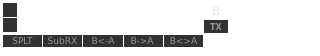
       <widget class="QWidget" name="widget_12" native="true">
        <property name="minimumSize">
         <size>
          <width>320</width>
          <height>0</height>
         </size>
        </property>
        <property name="maximumSize">
         <size>
          <width>16777215</width>
          <height>16777215</height>
         </size>
        </property>
        <property name="styleSheet">
         <string notr="true">QWidget {
background-color: transparent;
}

QPushButton { /* all types of tool button */ 
color: #969696;
border: 0px solid #2e3236; /*#848584;*/
border-radius: 0px;
background-color: #323232;
}

QPushButton:hover { /* all types of tool button */
color: #C8C8C8;
border: 1px solid #a75e16; /*#848584;*/
border-radius: 0px;
background-color:#646464;
}

QPushButton:pressed {
background-color: #998A23;
color: WHITE;
border: 0px solid #124159;
}

QPushButton::checked {
background-color: #998A23;
color: WHITE;
border: 0px solid #124159;
}

/* the subcontrols below are used only in the MenuButtonPopup mode */
QPushButton::menu-button {
border: 1px solid gray;
border-top-right-radius: 6px;
border-bottom-right-radius: 6px;
/* 16px width + 4px for border = 20px allocated above */
width: 16px;
}

QPushButton::menu-arrow {
image: url(downarrow.png);
}

QPushButton::menu-arrow:open {
top: 1px; left: 1px; /* shift it a bit */
}

QToolButton { /* all types of tool button */ 
color:  #F9CEB8; /*#00FF00;*/
border: 1px solid  #F9CEB8; /*#00B000;*/
border-radius: 0px;
/*background-color: qlineargradient(x1: 0, y1: 0, x2: 0, y2: 1,
stop: 0 #e7e7e7, stop:0.45 #c8c9c9, stop:0.5 #bcbebc, stop: 1 #818382);*/
}

QToolButton:hover { /* all types of tool button */
color: white;
border: 1px solid #F9CEB8; /* green;*/
}

QToolButton:pressed {
color:  white; /*#00FF00;*/
border: 1px solid  #F9CEB8; /*#00B000;*/
}

QToolButton:checked {
color:  #F9CEB8; /*#00FF00;*/
border: 1px solid  #F9CEB8; /*#00B000;*/

}</string>
        </property>
        <widget class="QWidget" name="gridWidget_2" native="true">
         <property name="geometry">
          <rect>
           <x>3</x>
           <y>35</y>
           <width>200</width>
           <height>12</height>
          </rect>
         </property>
         <property name="styleSheet">
          <string notr="true">QPushButton {
border: 0px solid #000000;
border-radius: 0px;
background-color:#323232;
color: #969696;
}

QPushButton:hover {
background-color: #646464;
color: #C8C8C8;
}

QPushButton:disabled {
color: #787878;
}

QPushButton:pressed {
background-color: #998A23;
color: #FFFFFF;
}

QPushButton::checked {
background-color: #007D00;
color: #FFFFFF;
}</string>
         </property>
         <layout class="QGridLayout" name="gridLayout_7">
          <property name="horizontalSpacing">
           <number>1</number>
          </property>
          <property name="verticalSpacing">
           <number>0</number>
          </property>
          <property name="margin">
           <number>0</number>
          </property>
          <item row="1" column="2">
           <widget class="QPushButton" name="pbAtoB">
            <property name="minimumSize">
             <size>
              <width>0</width>
              <height>12</height>
             </size>
            </property>
            <property name="maximumSize">
             <size>
              <width>80</width>
              <height>12</height>
             </size>
            </property>
            <property name="font">
             <font>
              <family>Verdana</family>
              <pointsize>7</pointsize>
             </font>
            </property>
            <property name="toolTip">
             <string>Copy VFO A to VFO B</string>
            </property>
            <property name="text">
             <string>B&lt;-A</string>
            </property>
            <property name="checkable">
             <bool>false</bool>
            </property>
            <property name="checked">
             <bool>false</bool>
            </property>
           </widget>
          </item>
          <item row="1" column="0">
           <widget class="QPushButton" name="pbSplit">
            <property name="minimumSize">
             <size>
              <width>0</width>
              <height>12</height>
             </size>
            </property>
            <property name="maximumSize">
             <size>
              <width>80</width>
              <height>12</height>
             </size>
            </property>
            <property name="font">
             <font>
              <family>Verdana</family>
              <pointsize>7</pointsize>
             </font>
            </property>
            <property name="toolTip">
             <string>Enable Split Mode</string>
            </property>
            <property name="text">
             <string> SPLT </string>
            </property>
            <property name="checkable">
             <bool>true</bool>
            </property>
            <property name="checked">
             <bool>false</bool>
            </property>
           </widget>
          </item>
          <item row="1" column="4">
           <widget class="QPushButton" name="pbAswapB">
            <property name="minimumSize">
             <size>
              <width>0</width>
              <height>12</height>
             </size>
            </property>
            <property name="maximumSize">
             <size>
              <width>80</width>
              <height>12</height>
             </size>
            </property>
            <property name="font">
             <font>
              <family>Verdana</family>
              <pointsize>7</pointsize>
             </font>
            </property>
            <property name="toolTip">
             <string>Swap VFO A with VFO B</string>
            </property>
            <property name="text">
             <string>B&lt;&gt;A</string>
            </property>
            <property name="checkable">
             <bool>false</bool>
            </property>
            <property name="checked">
             <bool>false</bool>
            </property>
           </widget>
          </item>
          <item row="1" column="3">
           <widget class="QPushButton" name="pbAfromB">
            <property name="minimumSize">
             <size>
              <width>0</width>
              <height>12</height>
             </size>
            </property>
            <property name="maximumSize">
             <size>
              <width>80</width>
              <height>12</height>
             </size>
            </property>
            <property name="font">
             <font>
              <family>Verdana</family>
              <pointsize>7</pointsize>
             </font>
            </property>
            <property name="toolTip">
             <string>Copy VFO B to VFO A</string>
            </property>
            <property name="text">
             <string>B-&gt;A </string>
            </property>
            <property name="checkable">
             <bool>false</bool>
            </property>
            <property name="checked">
             <bool>false</bool>
            </property>
           </widget>
          </item>
          <item row="1" column="1">
           <widget class="QPushButton" name="pbRx2">
            <property name="minimumSize">
             <size>
              <width>0</width>
              <height>12</height>
             </size>
            </property>
            <property name="maximumSize">
             <size>
              <width>80</width>
              <height>12</height>
             </size>
            </property>
            <property name="font">
             <font>
              <family>Verdana</family>
              <pointsize>7</pointsize>
             </font>
            </property>
            <property name="toolTip">
             <string>Enable second receiver</string>
            </property>
            <property name="text">
             <string>SubRX</string>
            </property>
            <property name="checkable">
             <bool>true</bool>
            </property>
            <property name="checked">
             <bool>false</bool>
            </property>
           </widget>
          </item>
         </layout>
        </widget>
        <widget class="QLabel" name="label_4">
         <property name="geometry">
          <rect>
           <x>212</x>
           <y>5</y>
           <width>8</width>
           <height>12</height>
          </rect>
         </property>
         <property name="palette">
          <palette>
           <active>
            <colorrole role="WindowText">
             <brush brushstyle="SolidPattern">
              <color alpha="255">
               <red>229</red>
               <green>229</green>
               <blue>229</blue>
              </color>
             </brush>
            </colorrole>
            <colorrole role="Button">
             <brush brushstyle="SolidPattern">
              <color alpha="0">
               <red>0</red>
               <green>0</green>
               <blue>0</blue>
              </color>
             </brush>
            </colorrole>
            <colorrole role="Text">
             <brush brushstyle="SolidPattern">
              <color alpha="255">
               <red>229</red>
               <green>229</green>
               <blue>229</blue>
              </color>
             </brush>
            </colorrole>
            <colorrole role="ButtonText">
             <brush brushstyle="SolidPattern">
              <color alpha="255">
               <red>229</red>
               <green>229</green>
               <blue>229</blue>
              </color>
             </brush>
            </colorrole>
            <colorrole role="Base">
             <brush brushstyle="SolidPattern">
              <color alpha="0">
               <red>0</red>
               <green>0</green>
               <blue>0</blue>
              </color>
             </brush>
            </colorrole>
            <colorrole role="Window">
             <brush brushstyle="SolidPattern">
              <color alpha="0">
               <red>0</red>
               <green>0</green>
               <blue>0</blue>
              </color>
             </brush>
            </colorrole>
           </active>
           <inactive>
            <colorrole role="WindowText">
             <brush brushstyle="SolidPattern">
              <color alpha="255">
               <red>229</red>
               <green>229</green>
               <blue>229</blue>
              </color>
             </brush>
            </colorrole>
            <colorrole role="Button">
             <brush brushstyle="SolidPattern">
              <color alpha="0">
               <red>0</red>
               <green>0</green>
               <blue>0</blue>
              </color>
             </brush>
            </colorrole>
            <colorrole role="Text">
             <brush brushstyle="SolidPattern">
              <color alpha="255">
               <red>229</red>
               <green>229</green>
               <blue>229</blue>
              </color>
             </brush>
            </colorrole>
            <colorrole role="ButtonText">
             <brush brushstyle="SolidPattern">
              <color alpha="255">
               <red>229</red>
               <green>229</green>
               <blue>229</blue>
              </color>
             </brush>
            </colorrole>
            <colorrole role="Base">
             <brush brushstyle="SolidPattern">
              <color alpha="0">
               <red>0</red>
               <green>0</green>
               <blue>0</blue>
              </color>
             </brush>
            </colorrole>
            <colorrole role="Window">
             <brush brushstyle="SolidPattern">
              <color alpha="0">
               <red>0</red>
               <green>0</green>
               <blue>0</blue>
              </color>
             </brush>
            </colorrole>
           </inactive>
           <disabled>
            <colorrole role="WindowText">
             <brush brushstyle="SolidPattern">
              <color alpha="255">
               <red>229</red>
               <green>229</green>
               <blue>229</blue>
              </color>
             </brush>
            </colorrole>
            <colorrole role="Button">
             <brush brushstyle="SolidPattern">
              <color alpha="0">
               <red>0</red>
               <green>0</green>
               <blue>0</blue>
              </color>
             </brush>
            </colorrole>
            <colorrole role="Text">
             <brush brushstyle="SolidPattern">
              <color alpha="255">
               <red>229</red>
               <green>229</green>
               <blue>229</blue>
              </color>
             </brush>
            </colorrole>
            <colorrole role="ButtonText">
             <brush brushstyle="SolidPattern">
              <color alpha="255">
               <red>229</red>
               <green>229</green>
               <blue>229</blue>
              </color>
             </brush>
            </colorrole>
            <colorrole role="Base">
             <brush brushstyle="SolidPattern">
              <color alpha="0">
               <red>0</red>
               <green>0</green>
               <blue>0</blue>
              </color>
             </brush>
            </colorrole>
            <colorrole role="Window">
             <brush brushstyle="SolidPattern">
              <color alpha="0">
               <red>0</red>
               <green>0</green>
               <blue>0</blue>
              </color>
             </brush>
            </colorrole>
           </disabled>
          </palette>
         </property>
         <property name="font">
          <font>
           <pointsize>9</pointsize>
          </font>
         </property>
         <property name="styleSheet">
          <string notr="true"/>
         </property>
         <property name="text">
          <string>B</string>
         </property>
        </widget>
        <widget class="QWidget" name="wdgVfoB" native="true">
         <property name="geometry">
          <rect>
           <x>20</x>
           <y>3</y>
           <width>172</width>
           <height>31</height>
          </rect>
         </property>
         <property name="minimumSize">
          <size>
           <width>172</width>
           <height>31</height>
          </size>
         </property>
         <property name="maximumSize">
          <size>
           <width>158</width>
           <height>31</height>
          </size>
         </property>
        </widget>
        <widget class="QPushButton" name="pbVfoB">
         <property name="enabled">
          <bool>true</bool>
         </property>
         <property name="geometry">
          <rect>
           <x>204</x>
           <y>20</y>
           <width>24</width>
           <height>13</height>
          </rect>
         </property>
         <property name="minimumSize">
          <size>
           <width>24</width>
           <height>13</height>
          </size>
         </property>
         <property name="maximumSize">
          <size>
           <width>24</width>
           <height>13</height>
          </size>
         </property>
         <property name="font">
          <font>
           <family>Verdana</family>
           <pointsize>6</pointsize>
           <weight>75</weight>
           <bold>true</bold>
          </font>
         </property>
         <property name="toolTip">
          <string>&lt;html&gt;&lt;head/&gt;&lt;body&gt;&lt;p&gt;RX2&lt;/p&gt;&lt;/body&gt;&lt;/html&gt;</string>
         </property>
         <property name="styleSheet">
          <string notr="true">QPushButton { /* all types of tool button */ 
color: #969696;
border: 0px solid #2e3236;
border-radius: 0px;
background-color: #323232;
}

QPushButton:hover { /* all types of tool button */
color:#C8C8C8;
border: 0px solid rgb(255, 0, 0);
background-color: #646464;
}

QPushButton:pressed {
color: white;
border: 0px solid rgb(255, 0, 0); 
background-color: #A30932;
}

QPushButton:checked {
color: white;
border: 0px solid rgb(255, 0, 0);
background-color: #A30932;
}</string>
         </property>
         <property name="text">
          <string>TX</string>
         </property>
         <property name="checkable">
          <bool>true</bool>
         </property>
         <property name="checked">
          <bool>false</bool>
         </property>
        </widget>
        <widget class="QPushButton" name="pbVfoB_Up_Band">
         <property name="geometry">
          <rect>
           <x>3</x>
           <y>3</y>
           <width>14</width>
           <height>14</height>
          </rect>
         </property>
         <property name="minimumSize">
          <size>
           <width>0</width>
           <height>0</height>
          </size>
         </property>
         <property name="maximumSize">
          <size>
           <width>14</width>
           <height>21</height>
          </size>
         </property>
         <property name="font">
          <font>
           <family>Verdana</family>
           <pointsize>7</pointsize>
          </font>
         </property>
         <property name="styleSheet">
          <string notr="true">QPushButton {
/*color: #ceeefa;*/ /*E5E5E5;*/
border: 1px solid #2e3236; /*#124159;*/
border-radius: 0px;
background-color: qlineargradient(x1: 0, y1: 0, x2: 0, y2: 1,
stop: 0 #bfbfbf, stop:0.45 #515253, stop:0.5 #25272b, stop: 1 #2e3236);
}
QPushButton:hover {
background-color: qlineargradient(x1: 0, y1: 0, x2: 0, y2: 1,
stop: 0 #eeeeee, stop:0.5 #5b5e63, stop:0.55 #363b3d, stop: 1 #5d606b);
color: WHITE;
border: 1px solid #2e3236;
}
QPushButton:disabled {
border: 1px solid #2e3236; /*#124159;*/
border-radius: 0px;
background-color: qlineargradient(x1: 0, y1: 0, x2: 0, y2: 1,
stop: 0 #bfbfbf, stop:0.45 #515253, stop:0.5 #25272b, stop: 1 #2e3236);
color: #959595;
}
QPushButton:pressed {
background-color:qlineargradient(x1: 0, y1: 0, x2: 0, y2: 1,
stop: 0 #f4d4b4, stop:0.45 #b77738, stop:0.5 #a7601b, stop: 1 #884d12);
/*background-color: qlineargradient(x1: 0, y1: 0, x2: 0, y2: 1,
stop: 0 #267194, stop:0.45 #307FA4, stop:0.5 #3987AC, stop: 1 #549EC1); */
color: WHITE;
border: 1px solid #124159;
}
QPushButton:flat {
border: none; /* no border for a flat push button */
}
QPushButton::checked {
background-color:qlineargradient(x1: 0, y1: 0, x2: 0, y2: 1,
stop: 0 #f4d4b4, stop:0.45 #b77738, stop:0.5 #a7601b, stop: 1 #884d12);
color: WHITE;
border: 1px solid #124159;
}
QPushButton:default {
border-color: navy; /* make the default button prominent */
}</string>
         </property>
         <property name="text">
          <string/>
         </property>
         <property name="icon">
          <iconset resource="images.qrc">
           <normaloff>:/images/spin/up.png</normaloff>:/images/spin/up.png</iconset>
         </property>
         <property name="iconSize">
          <size>
           <width>10</width>
           <height>10</height>
          </size>
         </property>
         <property name="checkable">
          <bool>false</bool>
         </property>
        </widget>
        <widget class="QPushButton" name="pbVfoB_Down_Band">
         <property name="geometry">
          <rect>
           <x>3</x>
           <y>18</y>
           <width>14</width>
           <height>14</height>
          </rect>
         </property>
         <property name="minimumSize">
          <size>
           <width>0</width>
           <height>0</height>
          </size>
         </property>
         <property name="maximumSize">
          <size>
           <width>14</width>
           <height>21</height>
          </size>
         </property>
         <property name="font">
          <font>
           <family>Verdana</family>
           <pointsize>7</pointsize>
          </font>
         </property>
         <property name="styleSheet">
          <string notr="true">QPushButton {
/*color: #ceeefa;*/ /*E5E5E5;*/
border: 1px solid #2e3236; /*#124159;*/
border-radius: 0px;
background-color: qlineargradient(x1: 0, y1: 0, x2: 0, y2: 1,
stop: 0 #bfbfbf, stop:0.45 #515253, stop:0.5 #25272b, stop: 1 #2e3236);
}
QPushButton:hover {
background-color: qlineargradient(x1: 0, y1: 0, x2: 0, y2: 1,
stop: 0 #eeeeee, stop:0.5 #5b5e63, stop:0.55 #363b3d, stop: 1 #5d606b);
color: WHITE;
border: 1px solid #2e3236;
}
QPushButton:disabled {
border: 1px solid #2e3236; /*#124159;*/
border-radius: 0px;
background-color: qlineargradient(x1: 0, y1: 0, x2: 0, y2: 1,
stop: 0 #bfbfbf, stop:0.45 #515253, stop:0.5 #25272b, stop: 1 #2e3236);
color: #959595;
}
QPushButton:pressed {
background-color:qlineargradient(x1: 0, y1: 0, x2: 0, y2: 1,
stop: 0 #f4d4b4, stop:0.45 #b77738, stop:0.5 #a7601b, stop: 1 #884d12);
/*background-color: qlineargradient(x1: 0, y1: 0, x2: 0, y2: 1,
stop: 0 #267194, stop:0.45 #307FA4, stop:0.5 #3987AC, stop: 1 #549EC1); */
color: WHITE;
border: 1px solid #124159;
}
QPushButton:flat {
border: none; /* no border for a flat push button */
}
QPushButton::checked {
background-color:qlineargradient(x1: 0, y1: 0, x2: 0, y2: 1,
stop: 0 #f4d4b4, stop:0.45 #b77738, stop:0.5 #a7601b, stop: 1 #884d12);
color: WHITE;
border: 1px solid #124159;
}
QPushButton:default {
border-color: navy; /* make the default button prominent */
}</string>
         </property>
         <property name="text">
          <string/>
         </property>
         <property name="icon">
          <iconset resource="images.qrc">
           <normaloff>:/images/spin/down.png</normaloff>:/images/spin/down.png</iconset>
         </property>
         <property name="iconSize">
          <size>
           <width>10</width>
           <height>10</height>
          </size>
         </property>
         <property name="checkable">
          <bool>false</bool>
         </property>
        </widget>
       </widget>
